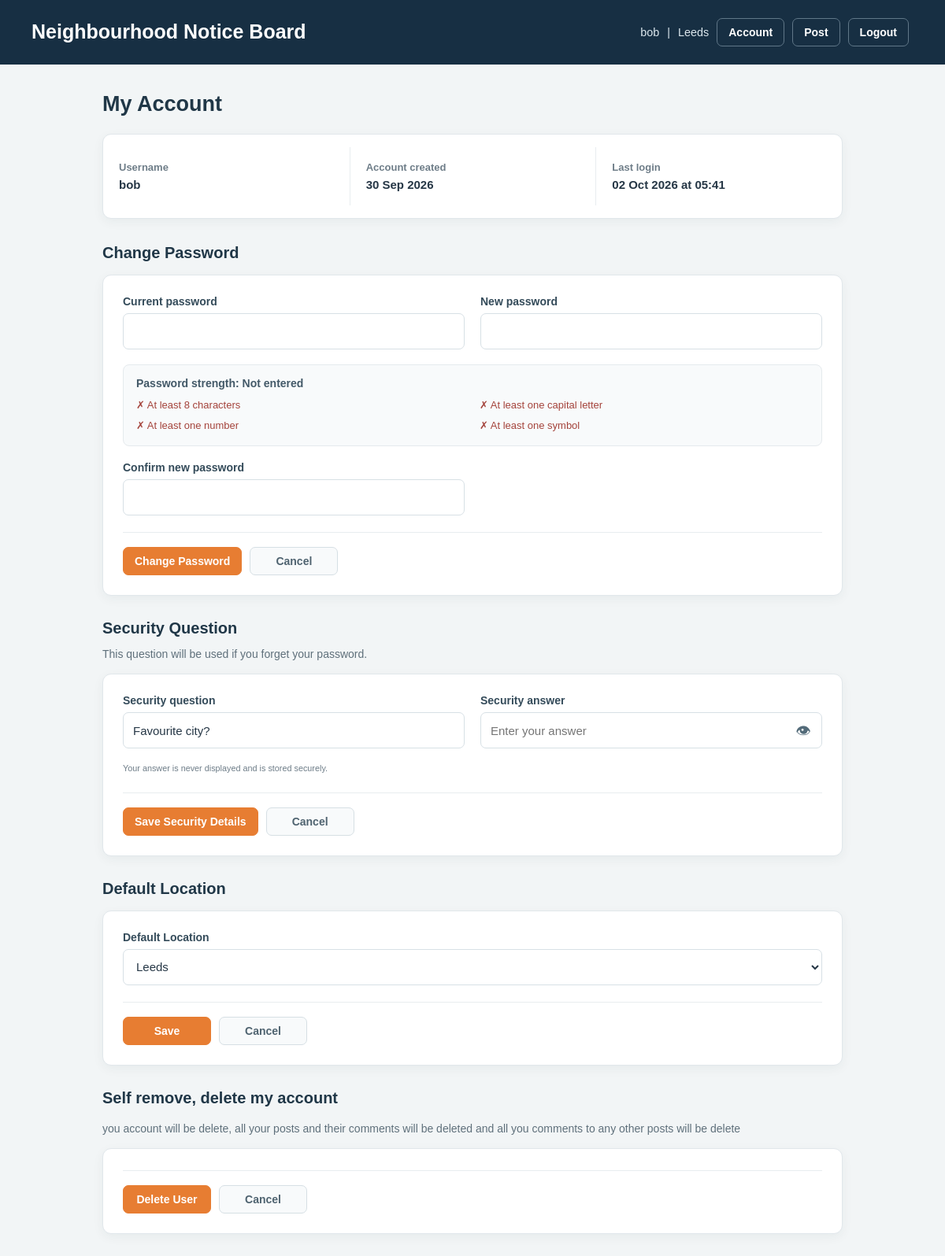
Page /account (signed in) on the earlier database version.
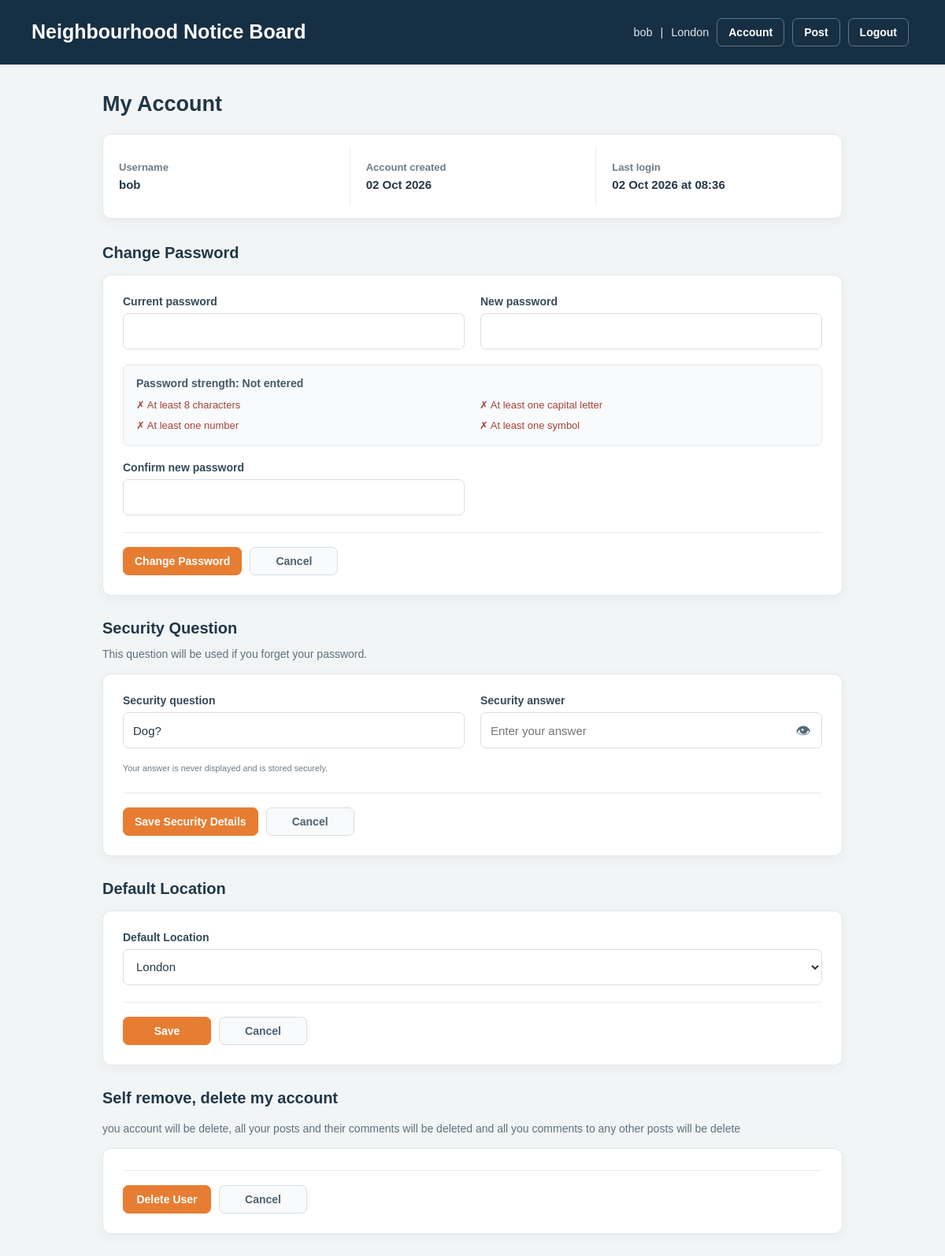
Same page on the later database version.
### models/models.py (models this page shows)
class User(UserMixin, db.Model):
    id = db.Column(db.Integer, primary_key=True)
    username = db.Column(
        db.String(80),
        unique=True,
        nullable=False
    )
    password_hash = db.Column(
        db.String(255),
        nullable=False
    )
    default_location = db.Column(
        db.String(120),
        nullable=False,
        default="Unknown"
    )
    created_at = db.Column(
        db.DateTime,
        default=datetime.utcnow,
        nullable=False
    )
    last_login = db.Column(
        db.DateTime,
        nullable=True
    )
    security_question = db.Column(
        db.String(255),
        nullable=False
    )
    security_answer_hash = db.Column(
        db.String(255),
        nullable=False
    )
    posts = db.relationship(
        "Post",
        backref="author",
        lazy=True
    )
    picked_posts = db.relationship(
        "PostPick",
        backref="user",
        lazy=True,
        cascade="all, delete-orphan"
    )
    comments = db.relationship(
        "Comment",
        backref="author",
        lazy=True,
        cascade="all, delete-orphan"
    )

### app.py (the view, shortened to what this page needs)
@app.route("/account", methods=["GET", "POST"])
@login_required
def account():
    error = None
    success = None
    success_type = None
    locations = load_location_choices()
    for category, message in get_flashed_messages(with_categories=True):
        if category == "account_location_success":
            success = message
            success_type = "location"
    return render_template(
        "account.html",
        error=error,
        success=success,
        success_type=success_type,
        locations=locations,
        current_user=current_user
    )

### app.py (called while the page is built, shortened)
@app.before_request
def ensure_post_expiry_schema():
    global _post_expiry_schema_checked
    if _post_expiry_schema_checked:
        return

@login_manager.user_loader
def load_user(user_id):
    return User.query.get(int(user_id))

### templates/account.html (shortened to what this page needs)
{% extends "base.html" %}
{% block page_styles %}
    <link rel="stylesheet" href="{{ url_for('static', filename='css/public.css') }}">
    <link rel="stylesheet" href="{{ url_for('static', filename='css/post-form.css') }}">
    <link rel="stylesheet" href="{{ url_for('static', filename='css/account.css') }}">
{% endblock %}
{% block body_class %}public-page post-form-page account-page{% endblock %}
{% block content %}
<main class="account-shell">
    <header class="account-heading">
        <h2>My Account</h2>
    </header>
    <section class="account-summary" aria-label="Account information">
        <dl class="account-summary-item">
            <dt>Username</dt>
            <dd>{{ current_user.username }}</dd>
        </dl>
        <dl class="account-summary-item">
            <dt>Account created</dt>
            <dd>{{ current_user.created_at.strftime('%d %b %Y') }}</dd>
        </dl>
        <dl class="account-summary-item">
            <dt>Last login</dt>
            <dd>
                {% if current_user.last_login %}
                    {{ current_user.last_login.strftime('%d %b %Y at %H:%M') }}
                {% else %}
                    Never
                {% endif %}
            </dd>
        </dl>
    </section>
<section class="account-section">
    <header class="account-section-heading">
        <h3>Change Password</h3>
    </header>
    <form method="post" class="post-editor account-form">
        <div class="form-field">
            <label for="current_password">Current password</label>
            <input type="password" id="current_password" name="current_password" required>
        </div>
        <div class="form-field">
            <label for="new_password">New password</label>
            <input type="password" id="new_password" name="new_password" minlength="8" maxlength="25" required>
        </div>
        <div id="password-strength" class="password-guidance">
            <p>
                <strong>Password strength:</strong>
                <span id="strength-text">Not entered</span>
            </p>
            <ul>
                <li id="length-check" class="password-check check-fail">✗ At least 8 characters</li>
                <li id="uppercase-check" class="password-check check-fail">✗ At least one capital letter</li>
                <li id="number-check" class="password-check check-fail">✗ At least one number</li>
                <li id="symbol-check" class="password-check check-fail">✗ At least one symbol</li>
            </ul>
        </div>
        <div class="form-field">
            <label for="confirm_password">Confirm new password</label>
            <input type="password" id="confirm_password" name="confirm_password" minlength="8" maxlength="25" required>
        </div>
        <div class="form-actions">
            <button type="submit" class="post-button primary-action">Change Password</button>
            <a href="{{ url_for('home') }}" class="post-button cancel-action">Cancel</a>
        </div>
    </form>
</section>
<section class="account-section">
    <header class="account-section-heading">
        <h3>Security Question</h3>
        <p class="section-note">This question will be used if you forget your password.</p>
    </header>
    <form method="post" autocomplete="off" class="post-editor account-form">
        <div class="form-field">
            <label for="security_question">Security question</label>
            <input
                type="text"
                id="security_question"
                name="security_question"
                value="{{ current_user.security_question }}"
                minlength="1"
                maxlength="25"
                required
            >
        </div>
        <div class="form-field">
            <label for="security_answer">Security answer</label>
            <div class="password-input-wrap">
                <input
                    type="password"
                    id="security_answer"
                    name="security_answer"
                    minlength="1"
                    maxlength="25"
                    placeholder="Enter your answer"
                    autocomplete="new-password"
                    required
                >
                <button
                    type="button"
                    id="toggle_security_answer"
                    class="password-visibility-toggle"
                    aria-label="Show security answer"
                    aria-controls="security_answer"
                    title="Show security answer"
                >
                    <span aria-hidden="true">&#128065;</span>
                </button>
            </div>
        </div>
        <p class="security-answer-note">
            <small>Your answer is never displayed and is stored securely.</small>
        </p>
        <div class="form-actions">
            <button type="submit" class="post-button primary-action">Save Security Details</button>
            <a href="{{ url_for('home') }}" class="post-button cancel-action">Cancel</a>
        </div>
    </form>
</section>
<section class="account-section">
    <header class="account-section-heading">
        <h3>Default Location</h3>
    </header>
    <form method="post" class="post-editor account-form account-location-form">
        <div class="form-field form-field--wide">
            <label for="default_location">Default Location</label>
            <select id="default_location" name="default_location">
                {% for loc in locations %}
                    <option value="{{ loc }}" {% if loc == current_user.default_location %}selected{% endif %}>
                        {{ loc }}
                    </option>
                {% endfor %}
            </select>
        </div>
        <div class="form-actions">
            <button type="submit" class="post-button primary-action">Save</button>
            <a href="{{ url_for('home') }}" class="post-button cancel-action">Cancel</a>
        </div>
    </form>
</section>
<section class="account-section">
    <header class="account-section-heading">
        <h3>Self remove, delete my account</h3>
    </header>
    <p class="section-note">
        you account will be delete, all your posts and their comments will be deleted and all you comments to any other posts will be delete
    </p>
    <form
        method="post"
        action="{{ url_for('delete_account') }}"
        class="post-editor account-form"
        onsubmit="return confirm('are you sure, there is no recovery possible')"
    >
        <div class="form-actions">
            <button type="submit" class="post-button primary-action">Delete User</button>
            <a href="{{ url_for('home') }}" class="post-button cancel-action">Cancel</a>
        </div>
    </form>
</section>
</main>
{% endblock %}

### templates/base.html (shortened to what this page needs)
<!DOCTYPE html>
<html>
<head>
    {% block page_styles %}{% endblock %}
</head>
<body class="{% block body_class %}{% endblock %}">
    <div class="topbar">
        <h1>Neighbourhood Notice Board</h1>
        <div class="user-info">
            {% if current_user.is_authenticated %}
                <span>{{ current_user.username }}</span>
                <span>|</span>
                <span>{{ current_user.default_location }}</span>
                <a href="{{ url_for('account') }}" class="post-button">Account</a>
                <a href="{{ url_for('create_post') }}" class="post-button">Post</a>
                <form method="post" action="{{ url_for('logout') }}" class="inline-form">
                    <button type="submit" class="post-button">Logout</button>
                </form>
            {% else %}
                <a href="{{ url_for('login') }}" class="post-button">Login</a>
                <a href="{{ url_for('register') }}" class="post-button">Register</a>
            {% endif %}
        </div>
    </div>
    {% block content %}
    {% endblock %}
</body>
</html>

### static/css/public.css (style rules this page uses)
:root { --notice-navy: #172f43; --notice-navy-light: #25475d; --notice-orange: #e77d32; --notice-orange-dark: #c96320; --notice-ink: #263746; --notice-muted: #6e7d88; --notice-line: #e1e7eb; --notice-paper: #ffffff; --notice-ground: #f2f5f6; }
body.public-page { box-sizing: border-box; max-width: none; margin: 0; padding: 0; background: var(--notice-ground); color: var(--notice-ink); font-family: "Aptos", "Trebuchet MS", sans-serif; }
.public-page *, .public-page *::before, .public-page *::after { box-sizing: border-box; }
.public-page .topbar { min-height: 82px; margin: 0; padding: 16px max(24px, calc((100vw - 1120px) / 2)); border: 0; background: var(--notice-navy); color: #fff; }
.public-page .topbar h1 { margin: 0; color: #fff; font-size: 25px; line-height: 1.25; }
.public-page .user-info { display: flex; flex-wrap: wrap; align-items: center; gap: 10px; color: #dce7ed; }
.public-page .user-info a { margin: 0; }
.public-page .topbar .post-button { border-color: #607788; background: transparent; color: #fff; }
.public-page .post-button { padding: 9px 14px; border: 1px solid #d6dfe4; border-radius: 7px; background: #f8fafb; color: #344b5a; font: inherit; font-size: 14px; font-weight: 600; text-decoration: none; cursor: pointer; transition: background-color 0.16s ease, border-color 0.16s ease; }
.public-page .inline-form { display: inline-flex; margin: 0; }

### static/css/post-form.css (style rules this page uses)
.post-form-page .post-editor { display: grid; grid-template-columns: repeat(2, minmax(0, 1fr)); gap: 19px 20px; padding: 25px; border: 1px solid #e1e7eb; border-radius: 11px; background: #fff; box-shadow: 0 4px 14px rgb(29 52 68 / 5%); }
.post-form-page .form-field { display: flex; min-width: 0; flex-direction: column; gap: 7px; }
.post-form-page .form-field--wide { grid-column: 1 / -1; }
.post-form-page .form-field > label, .post-form-page .form-field-label { color: #344b5a; font-size: 14px; font-weight: 700; }
.post-form-page .form-field input[type="text"], .post-form-page .form-field input[type="password"], .post-form-page .form-field select, .post-form-page .form-field textarea { width: 100%; min-height: 46px; padding: 10px 12px; border: 1px solid #d7e0e5; border-radius: 7px; background: #fff; color: #263746; font: inherit; font-size: 15px; }
.post-form-page .form-actions { display: flex; grid-column: 1 / -1; align-items: center; gap: 10px; margin-top: 2px; padding-top: 18px; border-top: 1px solid #e8edef; }
.post-form-page .form-actions .post-button { min-width: 112px; margin: 0; text-align: center; }
.post-form-page .form-actions .primary-action { border-color: #e77d32; background: #e77d32; color: #fff; }
.post-form-page .form-actions .cancel-action { color: #4f6370; }

### templates/base.html (style rules this page uses)
body { font-family: Arial, sans-serif; max-width: 1000px; margin: auto; padding: 20px; }
.topbar { display: flex; justify-content: space-between; align-items: center; margin-bottom: 20px; padding-bottom: 10px; border-bottom: 1px solid #ccc; }
.post-button { display: inline-block; box-sizing: border-box; padding: 6px 12px; margin-right: 6px; background: #e6e6e6; border: 1px solid #ccc; border-radius: 6px; text-decoration: none; color: black; font-family: Arial, sans-serif; font-size: 14px; line-height: normal; cursor: pointer; vertical-align: middle; appearance: none; -webkit-appearance: none; }
.user-info { font-size: 0.9em; }
.user-info a { margin-left: 10px; }
.inline-form { display: inline; margin: 0; }

Differences in the rows shown:
changed User "bob": default_location "Leeds" → "London"; created_at "30 Sep 2026" → "02 Oct 2026"; last_login "02 Oct 2026 at 05:41" → "02 Oct 2026 at 08:36"; security_question "Favourite city?" → "Dog?"
